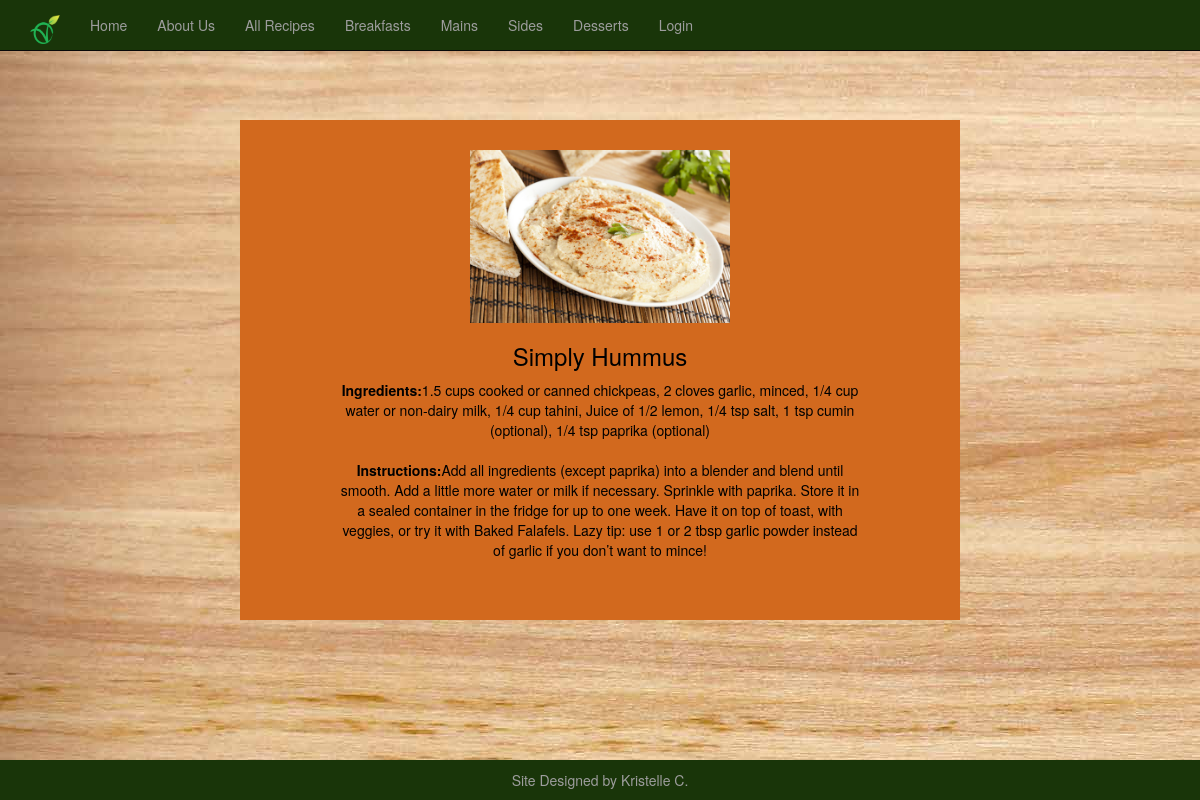
Screenshot of /sides/hummus with the database file from the repository.
### tables this page shows
CREATE TABLE veganfood(title text NOT NULL, ingredients text NOT NULL, instructions text NOT NULL);

### index.py (the view)
@app.route('/')
@app.route('/sides')
@app.route('/sides/hummus')
def hummus():
 g.db = connect_db()
 cur = g.db.execute("select * from veganfood where title='Simply Hummus'")
 veganfood = [dict(title=row[0], ingredients=row[1], instructions=row[2]) for row in cur.fetchall()]
 g.db.close()
 return render_template('hummus.html', veganfood=veganfood), 200

### index.py (called while the page is built)
def connect_db():
 return sqlite3.connect(app.database)

### templates/hummus.html (shortened to what this page needs)
{% extends "base.html" %}
{%block content%}
<div class="row">
  <div class="column" style="background-color:chocolate; color:black;">
	<img src="{{ url_for('static', filename='img/hummus.jpg') }}"/>
    <p> {% for veganfood in veganfood %}
			<h3>{{ veganfood.title }} <br></h3>
			 <strong>Ingredients:</strong>{{ veganfood.ingredients }}<br><br>
			 <strong>Instructions:</strong>{{ veganfood.instructions }}<br>
	    {% endfor %}</p>
  </div>
</div>
<footer>Site Designed by Kristelle C.</footer>
 {% endblock %}

### templates/base.html (style rules this page uses)
.row { margin-right: -15px; margin-left: -15px; margin: 10% 20%; }
.column { width: 100%; padding: 30px 100px 50px; text-align: center; }
.column img { width: 50%; height: auto; }
* { box-sizing: border-box; }

### templates/hummus.html (style rules this page uses)
footer { clear: both; text-align: center; font-size:14px; position:fixed; right: 0; left: 0; padding: 1rem; background-color:#193509; margin-top:20px; bottom:0; color:#9d9d9d; width:100%; }

### rows the page displays
veganfood: title "Simply Hummus", ingredients "1.5 cups cooked or canned chickpeas, 2 cloves garlic, minced, 1/4 cup water or non-dairy milk, 1/4 cup tahini, Juice of 1/2 lemon, 1/4 tsp salt, 1 tsp cumin (optional), 1/4 tsp paprika (optional)", instructions "Add all ingredients (except paprika) into a blender and blend until smooth. Add a little more water or milk if necessary. Sprinkle with paprika. Store it in a sealed container in the fridge for up to one week. Have it on top of toast, with veggies, or try it with Baked Falafels. Lazy tip: use 1 or 2 tbsp garlic powder instead of garlic if you don’t want to mince!"
